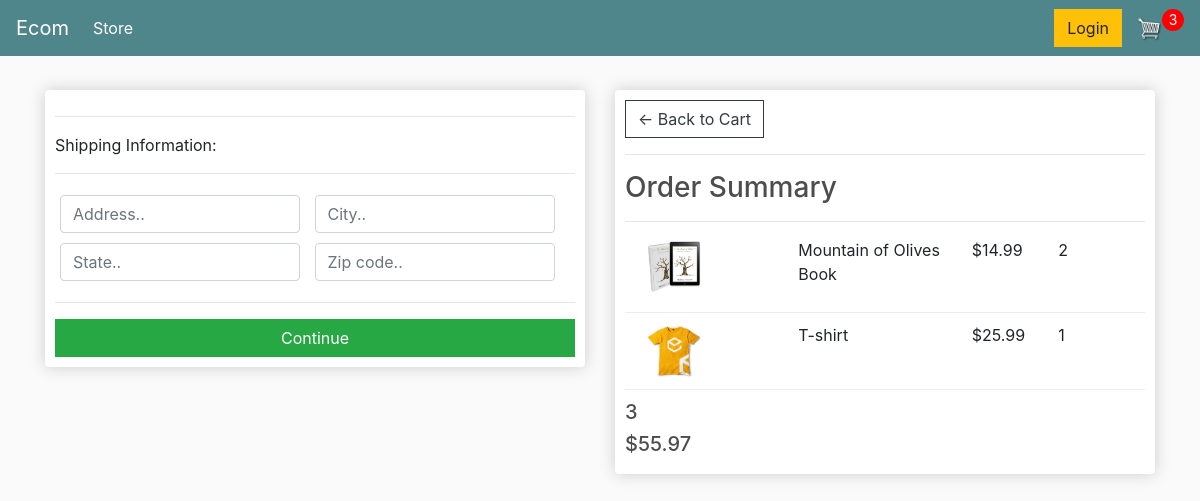
Before: /checkout/ (signed in) with the older database file.
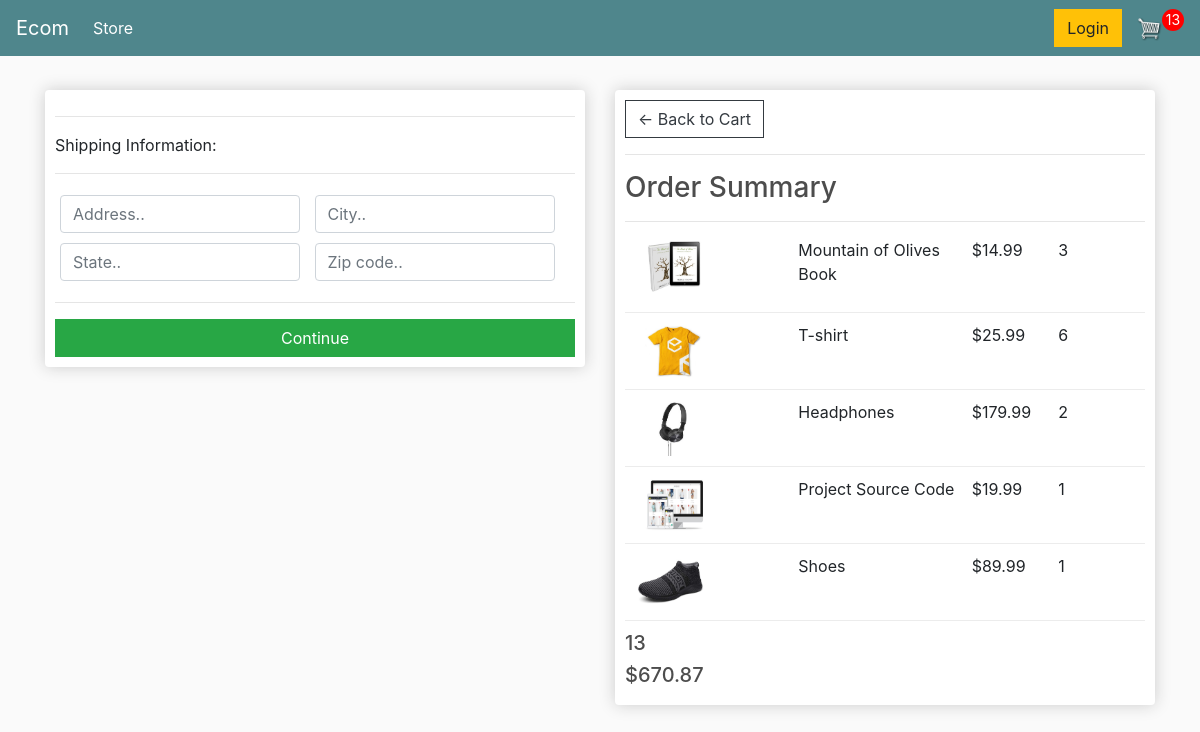
After: the same page with the newer database file.
### store/models.py (models this page shows, shortened)
class OrderItem(models.Model):
    product = models.ForeignKey(Product, on_delete=models.SET_NULL, null=True)
    order = models.ForeignKey(Order, on_delete=models.SET_NULL, null=True)
    quantity = models.IntegerField(default=0, null=True, blank=True)
    date_added = models.DateTimeField(auto_now_add=True)
    @property
    def get_total(self):
        total = self.product.price * self.quantity
        return total

class Product(models.Model):
    name = models.CharField(max_length=200)
    price = models.DecimalField(max_digits=7, decimal_places=2)
    digital = models.BooleanField(default=False, null=True, blank=True)
    image = models.ImageField(null=True, blank=True)
    @property
    def imageURL(self):
        try:
            url = self.image.url
        except:
            url =''
        return url

class Order(models.Model):
    customer = models.ForeignKey(Customer, on_delete=models.SET_NULL, null=True, blank=True)
    date_ordered = models.DateTimeField(auto_now_add=True)
    complete = models.BooleanField(default=False, null=True, blank=True)
    transaction_id = models.CharField(max_length=200,null=True)
    @property
    def shipping(self):
        shipping = False
        orderitems = self.orderitem_set.all()
        for i in orderitems:
            if i.product.digital == False:
                shipping = True
        return shipping
    @property
    def get_cart_total(self):
        orderitems = self.orderitem_set.all()
        total = sum([item.get_total for item in orderitems])
        return total
    @property
    def get_cart_items(self):
        orderitems = self.orderitem_set.all()
        total = sum([item.quantity for item in orderitems])
        return total

### store/views.py (the view)
# urls.py: path('checkout/', views.checkout, name="checkout"),
def checkout(request):
     if request.user.is_authenticated:
          customer = request.user.customer
          order, created = Order.objects.get_or_create(customer=customer, complete=False)
          items = order.orderitem_set.all()
          cartItems = order.get_cart_items
     else:
          items = []
          order = {'get_cart_items':0, 'get_cart_total':0, 'shipping':False}
          cartItems = order['get_cart_items']
     context = {'items':items, 'order':order, 'cartItems':cartItems}
     return render(request, 'store/checkout.html', context)

### store/templates/store/checkout.html (shortened to what this page needs)
{% extends 'store/main.html' %}
{% load static %}
{% block content %}
<div class="row">
	<div class="col-lg-6">
		<div class="box-element" id="form-wrapper">
            <form id="form">
                <div id="shipping-info">
                    <hr>
                    <p>Shipping Information:</p>
                    <hr>
                    <div class="form-field">
                        <input class="form-control" type="text" name="address" placeholder="Address..">
                    </div>
                    <div class="form-field">
                        <input class="form-control" type="text" name="city" placeholder="City..">
                    </div>
                    <div class="form-field">
                        <input class="form-control" type="text" name="state" placeholder="State..">
                    </div>
                    <div class="form-field">
                        <input class="form-control" type="text" name="zipcode" placeholder="Zip code..">
                    </div>
                </div>
                <hr>
                <input id="form-button" class="btn btn-success btn-block" type="submit" value="Continue">
            </form>
		</div>
        <br>
	</div>
	<div class="col-lg-6">
		<div class="box-element">
            <a  class="btn btn-outline-dark" href="{% url 'cart' %}">&#x2190; Back to Cart</a>
	<hr>
	<h3>Order Summary</h3>
	<hr>
    {% for item in items %}
	<div class="cart-row">
		<div style="flex:2"><img class="row-image" src="{{item.product.imageURL}}"></div>
		<div style="flex:2"><p>{{item.product.name}}</p></div>
		<div style="flex:1"><p>${{item.product.price|floatformat:2}}</p></div>
		<div style="flex:1"><p>{{item.quantity}}</p></div>
	</div>
    {% endfor %}
	<h5>{{order.get_cart_items}}</h5>
	<h5>${{order.get_cart_total}}</h5>
		</div>
	</div>
</div>
{% endblock content %}

Changed rows visible on the page:
changed OrderItem "Mountain of Olives Book": quantity "2" → "3"
changed OrderItem "T-shirt": quantity "1" → "6"
added OrderItem: product.imageURL (picture), product.name "Headphones", product.price "179.99", quantity "2"
added OrderItem: product.imageURL (picture), product.name "Project Source Code", product.price "19.99", quantity "1"
added OrderItem: product.imageURL (picture), product.name "Shoes", product.price "89.99", quantity "1"
changed through a linked row, Order: get_cart_items "3" → "13"; get_cart_total "55.97" → "670.87"
Other visible differences:
{{ cartItems }}: "3" → "13"
